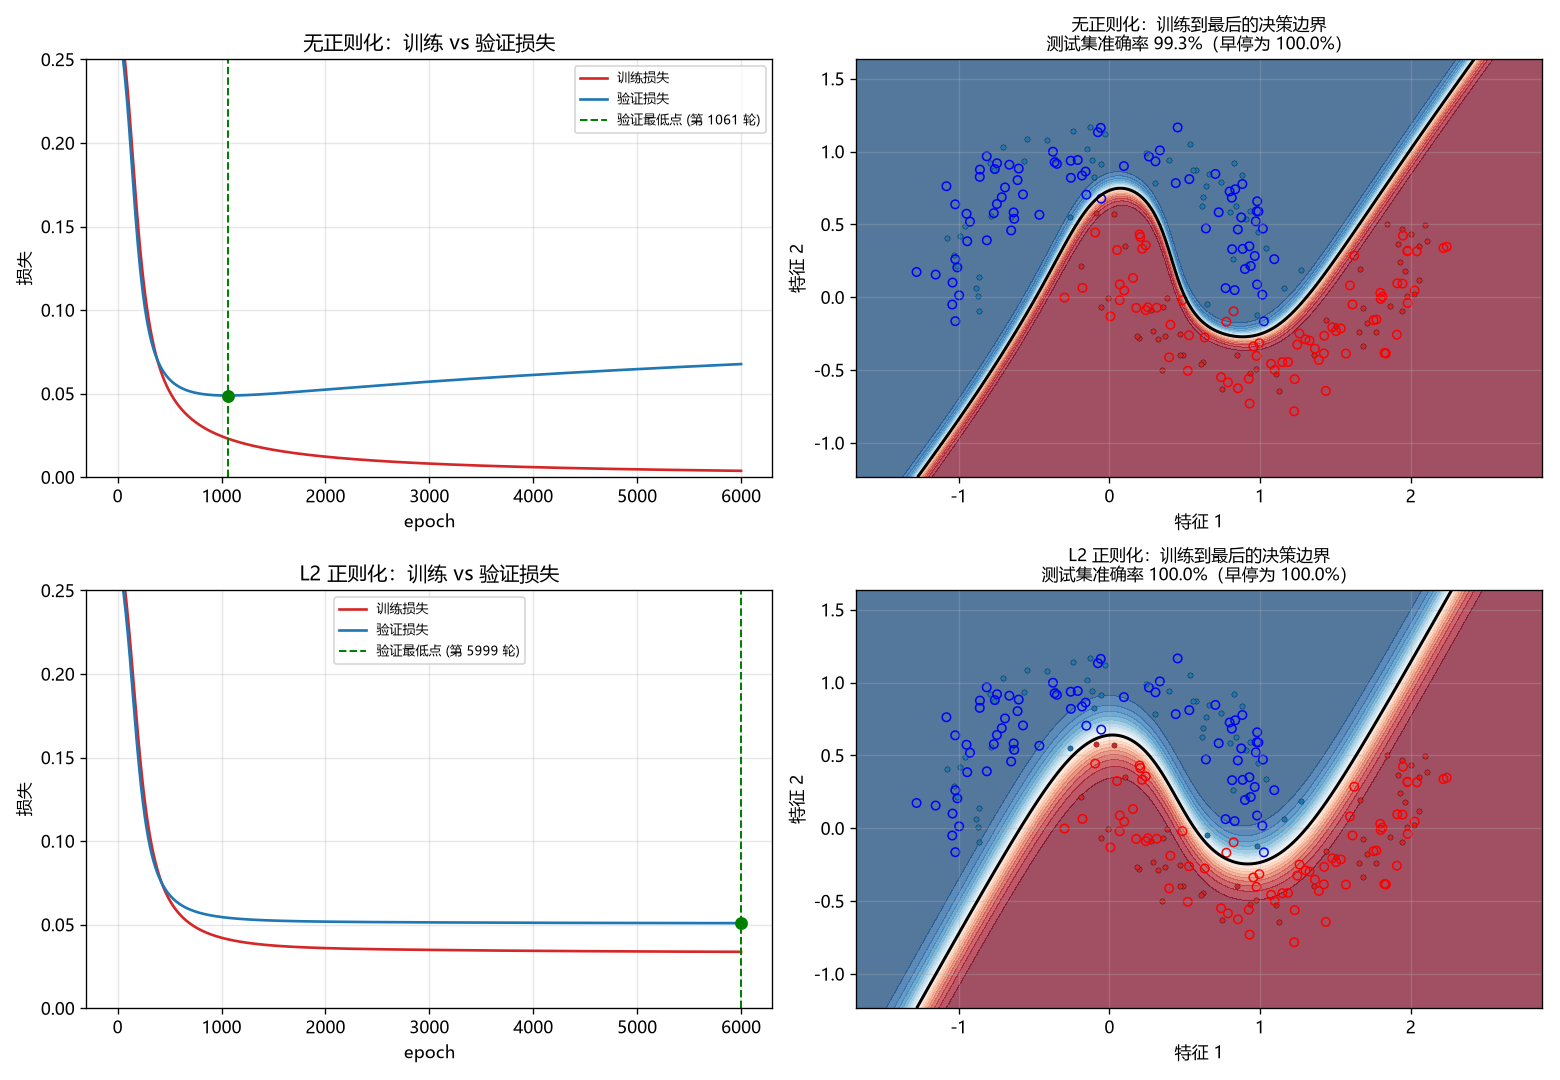

Write Python code to recreate this figure.
# -*- coding: utf-8 -*-
"""
day7：训练集 / 验证集 / 测试集，以及过拟合

day5 的模型在训练集上准确率 100%。但我们**完全不知道它在没见过的数据上表现如何**。
这节课要解决的就是这个问题 —— 它是真实项目的第一个坎。

三件事：

    1. 把数据切成 训练集 / 验证集 / 测试集
    2. 盯住"训练损失"和"验证损失"两条曲线：验证损失会先降后升
       那个分叉点就是过拟合的开始
    3. 两种对策：早停（Early Stopping）和 L2 正则化
"""
import numpy as np
import matplotlib.pyplot as plt

np.random.seed(0)

# ============================================================
# 1. 生成数据
# ============================================================
# ★ 制造过拟合的标准配方是「小数据 + 大模型」：
#   - 训练集故意只留 100 个样本
#   - 网络却有 128 个隐藏神经元（可调参数约 400 个）
#   参数量远超样本数 → 网络完全有能力把训练集"背下来"
#   - 噪声 0.15：留一点不可消除的误差，接近真实数据


def make_moons(n, noise=0.25, seed=1):
    rng = np.random.RandomState(seed)
    n_up = n // 2
    t1 = rng.uniform(0, np.pi, n_up)          # 均匀随机取角度（比 linspace 更像真实采样）
    t2 = rng.uniform(0, np.pi, n - n_up)
    X = np.vstack([np.c_[np.cos(t1), np.sin(t1)],
                   np.c_[1 - np.cos(t2), .5 - np.sin(t2)]])
    X = X + rng.normal(0, noise, X.shape)
    y = np.r_[np.zeros(n_up), np.ones(n - n_up)].reshape(-1, 1)
    return X, y


def split_dataset(X, y, n_train, n_val, seed=2):
    """按【样本】随机划分，不是按特征。三个集合绝对不能有重叠。"""
    rng = np.random.RandomState(seed)
    idx = rng.permutation(len(X))
    a, b = n_train, n_train + n_val
    return ((X[idx[:a]], y[idx[:a]]),          # 训练集：用来调参数
            (X[idx[a:b]], y[idx[a:b]]),        # 验证集：用来判断什么时候停
            (X[idx[b:]], y[idx[b:]]))          # 测试集：最后只看一次


X_all, y_all = make_moons(400, noise=0.15)
(Xtr, ytr), (Xva, yva), (Xte, yte) = split_dataset(X_all, y_all, 100, 150)

print("=" * 64)
print("数据划分")
print("=" * 64)
print(f"  训练集  {Xtr.shape[0]:4d} 个样本   ← 梯度下降用它")
print(f"  验证集  {Xva.shape[0]:4d} 个样本   ← 判断该在哪一轮停下")
print(f"  测试集  {Xte.shape[0]:4d} 个样本   ← 最后评分，只碰一次")

# ============================================================
# 2. 网络定义（加了 L2 正则化）
# ============================================================


def sigmoid(z):
    return 1.0 / (1.0 + np.exp(-np.clip(z, -500, 500)))


def init_params(n_hidden, seed=0):
    """★ 所有实验都用同一个 seed，保证起点一样，对比才公平。"""
    rng = np.random.RandomState(seed)
    return {
        "W1": rng.randn(2, n_hidden) * np.sqrt(1.0 / 2),
        "b1": np.zeros(n_hidden),
        "W2": rng.randn(n_hidden, 1) * np.sqrt(1.0 / n_hidden),
        "b2": np.zeros(1),
    }


def forward(X, p):
    a1 = np.tanh(X @ p["W1"] + p["b1"])
    a2 = sigmoid(a1 @ p["W2"] + p["b2"])
    return a2, (X, a1)


def loss_and_grads(X, y, p, lam=0.0):
    """返回 (总损失, 纯数据损失, 梯度)。

    L2 正则化：在损失里加一项  (lam/2) * (‖W1‖² + ‖W2‖²)
      作用：惩罚过大的权重，逼网络用"更小更平滑"的权重去拟合
      求导 ：d/dW [ (lam/2)·W² ] = lam·W    ← 那个 0.5 就是为了让导数干净
      ★ 偏置 b 不参与正则化（它不控制曲线的弯曲程度）
    """
    n = len(X)
    a2, (_, a1) = forward(X, p)

    eps = 1e-12
    data_loss = -np.mean(y * np.log(a2 + eps) + (1 - y) * np.log(1 - a2 + eps))
    reg = 0.5 * lam * (np.sum(p["W1"] ** 2) + np.sum(p["W2"] ** 2))
    total_loss = data_loss + reg

    # ---- 反向 ----
    dz2 = a2 - y
    dW2 = a1.T @ dz2 / n + lam * p["W2"]        # ← + lam*W 就是 L2 的梯度
    db2 = dz2.mean(0)
    dz1 = (dz2 @ p["W2"].T) * (1 - a1 ** 2)
    dW1 = X.T @ dz1 / n + lam * p["W1"]
    db1 = dz1.mean(0)

    return total_loss, data_loss, {"W1": dW1, "b1": db1, "W2": dW2, "b2": db2}


def accuracy(X, y, p):
    a2, _ = forward(X, p)
    return float(((a2 > .5) == y).mean())


# ============================================================
# 3. 梯度检验（确认 L2 的梯度没写错）
# ============================================================
# L2 里那个 0.5 很容易搞错，所以单独验一次。
print()
print("=" * 64)
print("梯度检验（验证 L2 的梯度公式）")
print("=" * 64)

_p = init_params(8, seed=3)
_lam = 0.1
_, _, _g = loss_and_grads(Xtr[:20], ytr[:20], _p, lam=_lam)

_eps = 1e-6
_worst = 0.0
for _key in ("W1", "W2"):
    _arr = _p[_key]
    for _i in np.random.RandomState(0).choice(_arr.size, size=6, replace=False):
        _flat = _arr.ravel()
        _orig = _flat[_i]
        _flat[_i] = _orig + _eps
        _lp = loss_and_grads(Xtr[:20], ytr[:20], _p, lam=_lam)[0]
        _flat[_i] = _orig - _eps
        _lm = loss_and_grads(Xtr[:20], ytr[:20], _p, lam=_lam)[0]
        _flat[_i] = _orig
        _num = (_lp - _lm) / (2 * _eps)
        _ana = _g[_key].ravel()[_i]
        _worst = max(_worst, abs(_num - _ana) / max(abs(_num) + abs(_ana), 1e-12))
print(f"  最大相对误差: {_worst:.3e}")
print("  → 通过。" if _worst < 1e-6 else "  → 没通过，L2 梯度有问题！")


# ============================================================
# 4. 训练函数
# ============================================================
def train(Xtr, ytr, Xva, yva, hidden=128, lam=0.0, lr=0.5, epochs=4000, seed=0):
    """训练并记录每一步的【训练损失】和【验证损失】。

    ★ 关键实现：保存验证损失最低那一刻的参数。
      很多人的错误是训练完直接用最后一个模型 —— 那往往已经过拟合了。
    """
    p = init_params(hidden, seed)
    hist = {"train": [], "val": [], "train_acc": [], "val_acc": []}

    best_val = np.inf
    best_epoch = 0
    best_p = None

    for epoch in range(epochs):
        # --- 前向 + 反向（只用训练集调参数）---
        _, data_loss, grads = loss_and_grads(Xtr, ytr, p, lam)
        for k in p:
            p[k] = p[k] - lr * grads[k]

        # --- 记录（注意：验证集只用来"看"，绝不参与梯度）---
        # ★ 记录的是【纯数据损失】，不含正则化惩罚项。这一点很关键：
        #   惩罚项只是训练时的工具，跟"在没见过的数据上预测得多准"没有关系。
        #   如果拿含惩罚的损失去比较不同 λ 的模型，结论会完全错 ——
        #   λ 越大的模型验证损失看起来越差，但那只是被惩罚项抬高了。
        _, data_tr, _ = loss_and_grads(Xtr, ytr, p, lam)
        _, data_va, _ = loss_and_grads(Xva, yva, p, lam)
        hist["train"].append(data_tr)
        hist["val"].append(data_va)
        hist["train_acc"].append(accuracy(Xtr, ytr, p))
        hist["val_acc"].append(accuracy(Xva, yva, p))

        # --- 早停：记住验证损失最低的那个模型（同样用纯数据损失判断）---
        if data_va < best_val:
            best_val = data_va
            best_epoch = epoch
            best_p = {k: v.copy() for k, v in p.items()}

    return p, best_p, hist, best_epoch, best_val


# ============================================================
# 5. 跑两个实验
# ============================================================
HIDDEN = 128            # ★ 故意用大网络：容量大才容易过拟合
EPOCHS = 6000

experiments = [
    ("无正则化", 0.0),
    ("L2 正则化", 1e-3),
]

results = {}
for label, lam in experiments:
    print()
    print("=" * 64)
    print(f"实验：{label}   (隐藏层 {HIDDEN} 个神经元, {EPOCHS} 轮, λ={lam})")
    print("=" * 64)
    p_last, p_best, hist, best_ep, best_val = train(
        Xtr, ytr, Xva, yva, hidden=HIDDEN, lam=lam, epochs=EPOCHS)

    results[label] = dict(hist=hist, p_last=p_last, p_best=p_best,
                          best_epoch=best_ep, best_val=best_val, lam=lam)

    print(f"  验证损失最低点：第 {best_ep} 轮（val loss = {best_val:.4f}）")
    print(f"  训练损失：最低点 {hist['train'][best_ep]:.4f}"
          f"  →  最后一轮 {hist['train'][-1]:.4f}")
    print(f"  验证损失：最低点 {hist['val'][best_ep]:.4f}"
          f"  →  最后一轮 {hist['val'][-1]:.4f}"
          f"   （涨了 {hist['val'][-1] - hist['val'][best_ep]:+.4f}）")

# ============================================================
# 6. 结果报告
# ============================================================
print()
print("=" * 64)
print("测试集准确率（这才是真正的成绩）")
print("=" * 64)
print(f"  {'':22s}{'训练集':>10s}{'验证集':>10s}{'测试集':>10s}")
print("  " + "-" * 52)
for label, r in results.items():
    for tag, key in [("训练到最后", "p_last"), ("早停（最佳点）", "p_best")]:
        p = r[key]
        print(f"  {label + ' ' + tag:22s}"
              f"{accuracy(Xtr, ytr, p):9.3f} "
              f"{accuracy(Xva, yva, p):9.3f} "
              f"{accuracy(Xte, yte, p):9.3f}")
    print("  " + "-" * 52)

print("""
  读这张表的三个要点：

  1. 「训练集准确率」高得离谱，不代表模型好 —— 它只是在背训练数据
  2. 「训练到最后」的测试成绩，通常低于「早停」—— 多练的那几轮在帮倒忙
  3. 测试集准确率才是真实水平。它和验证集应该接近 ——
     如果差很多，说明你在验证集上"调过头"了
""")

# ============================================================
# 7. 画图
# ============================================================
plt.rcParams.update({
    "figure.figsize": (13, 9),
    "font.size": 10,
    "axes.grid": True,
    "grid.alpha": 0.3,
    "font.sans-serif": ["Microsoft YaHei", "SimHei", "Noto Sans CJK SC",
                        "WenQuanYi Zen Hei", "DejaVu Sans"],
    "axes.unicode_minus": False,
})

fig, axes = plt.subplots(2, 2)

# 画决策边界的辅助函数
pad = 0.4
gx, gy = np.meshgrid(
    np.linspace(X_all[:, 0].min() - pad, X_all[:, 0].max() + pad, 250),
    np.linspace(X_all[:, 1].min() - pad, X_all[:, 1].max() + pad, 250),
)
grid = np.stack([gx.ravel(), gy.ravel()], axis=1)


def draw_boundary(ax, p, title):
    probs, _ = forward(grid, p)
    probs = probs.reshape(gx.shape)
    ax.contourf(gx, gy, probs, levels=20, cmap="RdBu_r", alpha=0.7)
    ax.contour(gx, gy, probs, levels=[0.5], colors="black", linewidths=1.8)
    ax.scatter(Xtr[ytr.ravel() == 0, 0], Xtr[ytr.ravel() == 0, 1],
               s=10, c="tab:blue", edgecolors="k", linewidths=0.2)
    ax.scatter(Xtr[ytr.ravel() == 1, 0], Xtr[ytr.ravel() == 1, 1],
               s=10, c="tab:red", edgecolors="k", linewidths=0.2)
    ax.scatter(Xva[yva.ravel() == 0, 0], Xva[yva.ravel() == 0, 1],
               s=26, facecolors="none", edgecolors="blue", linewidths=0.9)
    ax.scatter(Xva[yva.ravel() == 1, 0], Xva[yva.ravel() == 1, 1],
               s=26, facecolors="none", edgecolors="red", linewidths=0.9)
    ax.set_title(title, fontsize=10)
    ax.set_xlabel("特征 1")
    ax.set_ylabel("特征 2")


for row, (label, r) in enumerate(results.items()):
    hist = r["hist"]

    # --- 左：损失曲线 ---
    ax = axes[row, 0]
    ax.plot(hist["train"], label="训练损失", color="tab:red", linewidth=1.6)
    ax.plot(hist["val"], label="验证损失", color="tab:blue", linewidth=1.6)
    ep = r["best_epoch"]
    ax.axvline(ep, color="green", linestyle="--", linewidth=1.2,
               label=f"验证最低点 (第 {ep} 轮)")
    ax.scatter([ep], [hist["val"][ep]], color="green", s=45, zorder=5)
    ax.set_title(f"{label}：训练 vs 验证损失")
    ax.set_xlabel("epoch")
    ax.set_ylabel("损失")
    ax.set_ylim(0, 0.25)      # 放大 y 轴，让"分叉"更醒目（开头的陡降超出范围，不影响结论）
    ax.legend(fontsize=8)

    # --- 右：用"训练到最后"的模型画边界 ---
    draw_boundary(axes[row, 1], r["p_last"],
                  f"{label}：训练到最后的决策边界\n"
                  f"测试集准确率 {accuracy(Xte, yte, r['p_last']):.1%}"
                  f"（早停为 {accuracy(Xte, yte, r['p_best']):.1%}）")

plt.tight_layout()
plt.savefig("day7_overfitting.png", dpi=120)
print("图片已保存：day7_overfitting.png")
print("（图里画的是【训练集】的点和【验证集】的空心圈）")

# ============================================================
# 8. 记住这三条
# ============================================================
print("""
============================================================
记住这三条
------------------------------------------------------------
1. 训练损失下降 ≠ 模型在变好
   它可能只是在"背答案"。要看【验证损失】。

2. 验证损失先降后升，那个转折点就是过拟合的开始
   对策：早停（最简单）、L2 正则化、更多数据（最有效）

3. 永远保留一份模型没见过数据 —— 测试集
   而且只碰一次。反复用测试集调参，它就不再是"没见过"了。
============================================================
""")
